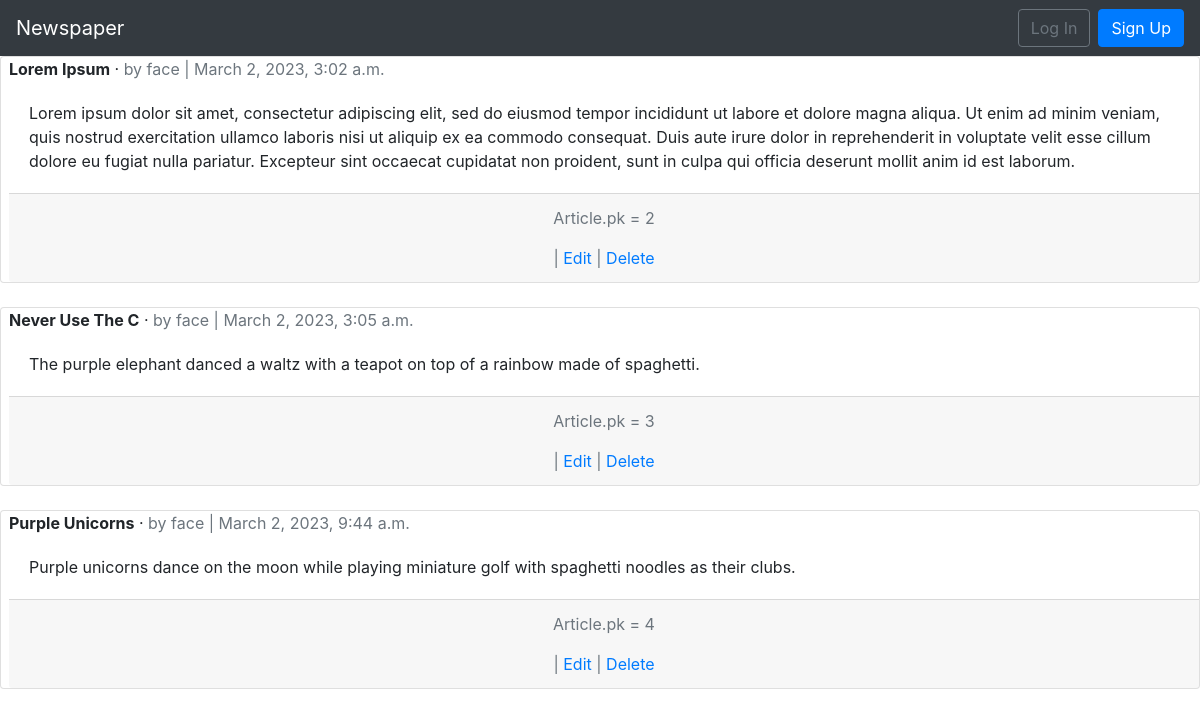
The app's page /articles/ with its own data.
### articles/models.py (models this page shows, shortened)
class Article(models.Model):
	title = models.CharField(max_length=200)
	body = models.TextField()
	date = models.DateTimeField(auto_now_add=True)
	author = models.ForeignKey(
		get_user_model(),
		on_delete=models.CASCADE,
	)

### accounts/models.py (models this page shows)
class CustomUser(AbstractUser):
	age = models.PositiveIntegerField(null=True, blank=True)

### articles/views.py (the view)
# urls.py: path('', ArticleListView.as_view(), name='article_list'),
class ArticleListView(ListView):
	model = Article
	template_name = 'article_list.html'
	context_object_name = 'articles'

### accounts/templates/article_list.html (shortened to what this page needs)
{% extends 'base.html' %}
{% block content %}
  {% for article in articles %}
    <div class="card pl-2">
    	<div class="Card-header">
    		<span class="font-weight-bold">{{ article.title }}</span> &middot;
    		<span class="text-muted">by {{ article.author }} | {{ article.date }}</span>
    	</div>
    	<div class="card-body">
    		{{ article.body }}
    	</div>
    	<div class="card-footer text-center text-muted">
    		<p> Article.pk = {{ article.pk }}</p> |
    		<a href="{% url 'article_edit' article.pk %}">Edit</a> |
    		<a href="{% url 'article_delete' article.pk %}">Delete</a>
    	</div>
    </div>
    <br />
  {% endfor %}
{% endblock content %}

### accounts/templates/base.html (shortened to what this page needs)
<!DOCTYPE html>
<html>
<head>
    <link rel="stylesheet" href="https://cdn.jsdelivr.net/npm/bootstrap@4.6.2/dist/css/bootstrap.min.css">
</head>
<body>
	<nav class="navbar navbar-expand-lg navbar-dark bg-dark">
		<a class="navbar-brand" href="{% url 'home' %}">Newspaper</a>
		<div class="collapse navbar-collapse" id="navbarSupportedContent">
			{% if user.is_authenticated %}
				<ul class="navbar-nav ml-auto">
					<li class="nav-item">
						<a class="nav-link dropdown-toggle" href="#" id="navbarDropdown" role="button"
						data-toggle="dropdown" aria-haspupup="true" aria-expanded="false">
							{{ user.username }}
						</a>
						<div class="dropdown-menu dropdown-menu-lg-right" aria-labelledby="navbarDropdown">
							<a class="dropdown-item" href="{% url 'password_change' %}">Change Password</a>
							<div class="dropdown-divider"></div>
							<a class="dropdown-item" href="{% url 'logout' %}">Log Out</a>
						</div>
					</li>
				</ul>
			{% else %}
				<form class="form-inline ml-auto">
					<a href="{% url 'login' %}" class="btn btn-outline-secondary">Log In</a>
					<a href="{% url 'signup' %}" class="btn btn-primary ml-2">Sign Up</a>
				</form>
			{% endif %}
		</div>
	</nav>
	<main>
		{% block content %}
		{% endblock content %}
	</main>
</body>
</html>

### records on screen
Article: title "Lorem Ipsum", author "face", date "March 2, 2023, 3:02 a.m.", body "Lorem ipsum dolor sit amet, consectetur adipiscing elit, sed do eiusmod tempor incididunt ut labore et dolore magna aliqua. Ut enim ad minim veniam, quis nostrud exercitation ullamco laboris nisi ut aliquip ex ea commodo consequat. Duis aute irure dolor in reprehenderit in voluptate velit esse cillum dolore eu fugiat nulla pariatur. Excepteur sint occaecat cupidatat non proident, sunt in culpa qui officia deserunt mollit anim id est laborum.", pk "2"
Article: title "Never Use The C", author "face", date "March 2, 2023, 3:05 a.m.", body "The purple elephant danced a waltz with a teapot on top of a rainbow made of spaghetti.", pk "3"
Article: title "Purple Unicorns", author "face", date "March 2, 2023, 9:44 a.m.", body "Purple unicorns dance on the moon while playing miniature golf with spaghetti noodles as their clubs.", pk "4"
